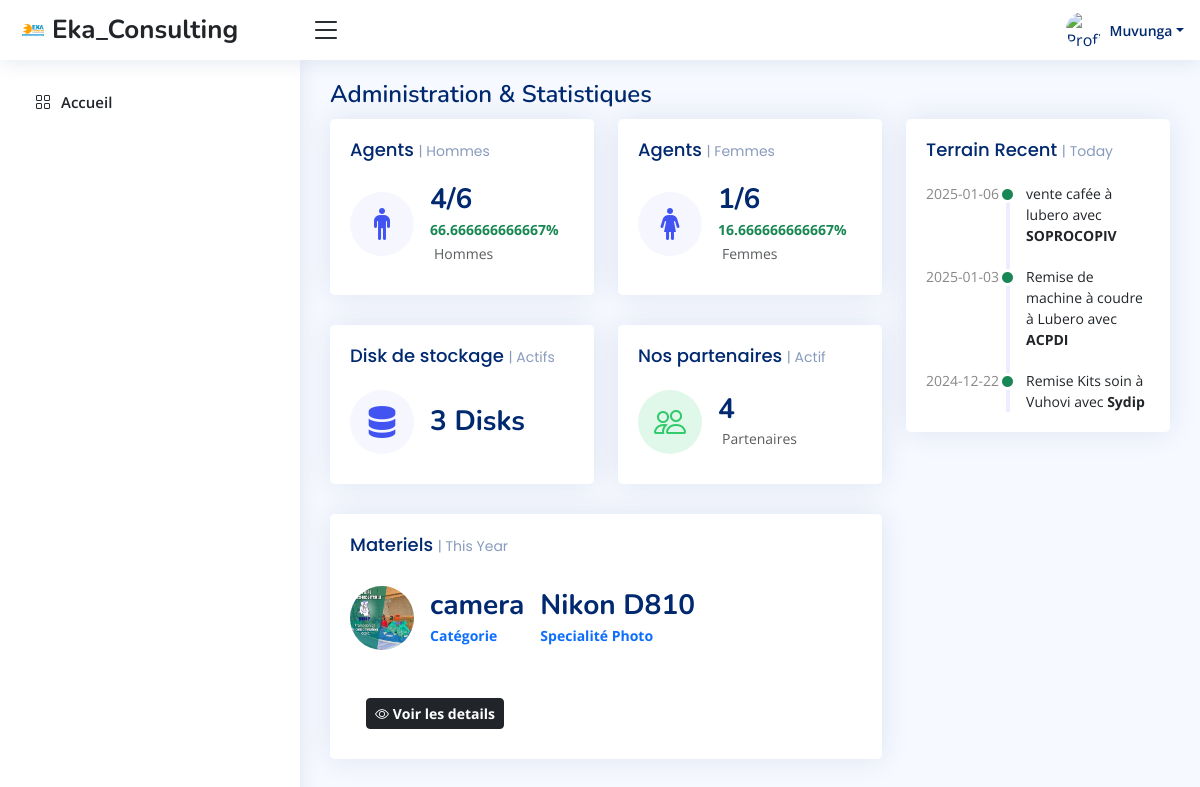
The app's page /views/index.php?Genre=Masculin (signed in) with its own data.
### tables this page shows
CREATE TABLE `materiel` (
  `id` int(11) NOT NULL,
  `nom` varchar(100) NOT NULL,
  `marque` varchar(100) NOT NULL,
  `specialite` varchar(100) NOT NULL,
  `categorie` int(11) NOT NULL,
  `photo` text NOT NULL,
  `statut` int(11) NOT NULL
);

CREATE TABLE `categorie` (
  `id` int(11) NOT NULL,
  `nom` varchar(100) NOT NULL,
  `statut` int(11) NOT NULL
);

CREATE TABLE `terrain` (
  `id` int(11) NOT NULL,
  `date` date NOT NULL,
  `description` text NOT NULL,
  `lieu` varchar(50) NOT NULL,
  `partenaire` int(11) NOT NULL,
  `statut` int(11) NOT NULL
);

CREATE TABLE `partenaire` (
  `id` int(11) NOT NULL,
  `Denomination` varchar(50) NOT NULL,
  `dateSignature` date NOT NULL,
  `adresse` text NOT NULL,
  `telephone` varchar(50) NOT NULL,
  `statut` int(11) NOT NULL
);

### models/select/select-Home.php (called while the page is built, shortened)
<?php
$statut = 0;
$getMatos = $connexion->prepare("SELECT `materiel`.*, categorie.nom as nomcat FROM materiel,categorie WHERE materiel.categorie=categorie.id AND materiel.statut=? ORDER BY `materiel`.`id` DESC");
$getMatos->execute([$statut]);
$getTotalAgent = $connexion->prepare("SELECT COUNT(*) AS TotalAgent FROM agents WHERE statut=?");
$getTotalAgent->execute([$statut]);
$AgentTotal = $getTotalAgent->fetch();
$TotalAgent=$AgentTotal["TotalAgent"];
$GenreHom="Masculin";
$getAgentHomme = $connexion->prepare("SELECT COUNT(*) AS TotalHomme FROM agents WHERE agents.genre = ? AND statut=?");
$getAgentHomme->execute([$GenreHom, $statut]);
$Homme = $getAgentHomme->fetch();
$TotalHomme=$Homme["TotalHomme"];
$PourcenHome=$TotalHomme/$TotalAgent*100;
$GenreFem="Feminin";
$getAgentFemme = $connexion->prepare("SELECT COUNT(*) AS TotalFemme FROM agents WHERE agents.genre = ? AND statut=?");
$getAgentFemme->execute([$GenreFem, $statut]);
$Femme = $getAgentFemme->fetch();
$TotalFemme=$Femme["TotalFemme"];
$PourcenFeme=$TotalFemme/$TotalAgent*100;
$getDisk = $connexion->prepare("SELECT COUNT(*) AS TotalDisk FROM disk WHERE statut=?");
$getDisk->execute([$statut]);
$Disk = $getDisk->fetch();
$TotalDisk=$Disk["TotalDisk"];
$getPartenaire = $connexion->prepare("SELECT COUNT(*) AS TotalPartenaire FROM partenaire WHERE statut=?");
$getPartenaire->execute([$statut]);
$partenaire = $getPartenaire->fetch();
$TotalPartenaire=$partenaire["TotalPartenaire"];
$getTerrain = $connexion->prepare("SELECT terrain.*, partenaire.Denomination FROM terrain, partenaire WHERE terrain.partenaire=partenaire.id AND terrain.statut=? ORDER BY date DESC LIMIT 10;");
$getTerrain->execute([$statut]);

### views/index.php (the view, shortened to what this page needs)
<?php
require_once('../connexion/connexion.php');
require_once('../models/select/select-Home.php');
?>
<!DOCTYPE html>
<html lang="en">
<head>
    <?php
    require_once('style.php');
    ?>
</head>
<body>
    <?php require_once('aside.php') ?>
    <main id="main" class="main">
        <div class="pagetitle">
            <h1>Administration & Statistiques</h1>
        </div>
        <section class="section dashboard">
            <div class="row">
                <div class="col-lg-8">
                    <div class="row">
                        <div class="col-xxl-4 col-md-6">
                            <div class="card info-card sales-card">
                                <div class="card-body">
                                    <h5 class="card-title">Agents <span>| Hommes</span></h5>
                                    <div class="d-flex align-items-center">
                                        <div class="card-icon rounded-circle d-flex align-items-center justify-content-center">
                                            <i class="bi bi-person-standing"></i>
                                        </div>
                                        <div class="ps-3">
                                            <h6><?= $TotalHomme . "/" . $TotalAgent ?></h6>
                                            <span class="text-success small pt-1 fw-bold"><?= $PourcenHome ?>%</span> <span class="text-muted small pt-2 ps-1">Hommes</span>
                                        </div>
                                    </div>
                                </div>
                            </div>
                        </div>
                        <div class="col-xxl-4 col-md-6">
                            <div class="card info-card sales-card">
                                <div class="card-body">
                                    <h5 class="card-title">Agents <span>| Femmes</span></h5>
                                    <div class="d-flex align-items-center">
                                        <div class="card-icon rounded-circle d-flex align-items-center justify-content-center">
                                            <i class="bi bi-person-standing-dress"></i>
                                        </div>
                                        <div class="ps-3">
                                            <h6><?= $TotalFemme . "/" . $TotalAgent ?></h6>
                                            <span class="text-success small pt-1 fw-bold"><?= $PourcenFeme ?>%</span> <span class="text-muted small pt-2 ps-1">Femmes</span>
                                        </div>
                                    </div>
                                </div>
                            </div>
                        </div>
                        <div class="col-xxl-4 col-md-6">
                            <div class="card info-card sales-card">
                                <div class="card-body">
                                    <h5 class="card-title">Disk de stockage <span>| Actifs</span></h5>
                                    <div class="d-flex align-items-center">
                                        <div class="card-icon rounded-circle d-flex align-items-center justify-content-center">
                                            <i class="bi bi-server"></i>
                                        </div>
                                        <div class="ps-3">
                                            <h6><?= $TotalDisk ?> Disks</h6>
                                        </div>
                                    </div>
                                </div>
                            </div>
                        </div>
                        <div class="col-xxl-4 col-md-6">
                            <div class="card info-card revenue-card">
                                <div class="card-body">
                                    <h5 class="card-title">Nos partenaires <span>| Actif</span></h5>
                                    <div class="d-flex align-items-center">
                                        <div class="card-icon rounded-circle d-flex align-items-center justify-content-center">
                                            <i class="bi bi-people"></i>
                                        </div>
                                        <div class="ps-3">
                                            <h6><?= $TotalPartenaire ?></h6>
                                            <span class="text-muted small pt-2 ps-1">Partenaires</span>
                                        </div>
                                    </div>
                                </div>
                            </div>
                        </div>
                        <div class="col-xxl-4 col-xl-12">
                            <div class="card info-card customers-card">
                                <div class="card-body">
                                    <h5 class="card-title">Materiels <span>| This Year</span></h5>
                                    <?php
                                    while ($materiel = $getMatos->fetch()) {
                                    ?>
                                        <div class="d-flex align-items-center pt-2">
                                            <div class="d-flex align-items-center justify-content-center">
                                                <img src="../assets/img/Matos/<?= $materiel["photo"] ?>" class="card-icon rounded-circle" width="60" height="60" alt="">
                                            </div>
                                            <div class="ps-3">
                                                <h6><?= $materiel["nomcat"] ?></h6>
                                                <span class="text-primary small pt-1 fw-bold">Catégorie</span>
                                            </div>
                                            <div class="ps-3">
                                                <h6><?= $materiel["marque"] . " " . $materiel["nom"] ?></h6>
                                                <span class="text-primary small pt-1 fw-bold">Specialité <?= $materiel["specialite"] ?></span>
                                            </div>
                                        </div>
                                    <?php
                                    }
                                    ?>
                                    <div class="d-flex align-items-center pt-5">
                                        <div class="ps-3">
                                            <a href="materiels-Details.php" class="btn btn-dark btn-sm small pt-1 fw-bold bi bi-eye"> Voir les details</a>
                                        </div>
                                    </div>
                                </div>
                            </div>
                        </div>
                    </div>
                </div>
                <div class="col-lg-4">
                    <div class="card">
                        <div class="card-body">
                            <h5 class="card-title">Terrain Recent <span>| Today</span></h5>
                            <div class="activity">
                                <?php
                                while ($Terrain = $getTerrain->fetch()) {
                                ?>
                                    <div class="activity-item d-flex">
                                        <div class="activite-label"><?= $Terrain["date"] ?></div>
                                        <i class='bi bi-circle-fill activity-badge text-success align-self-start'></i>
                                        <div class="activity-content">
                                            <?= $Terrain["description"] . " à " . $Terrain["lieu"] ?> avec<a href="#" class="fw-bold text-dark"> <?= $Terrain["Denomination"] ?></a>
                                        </div>
                                    </div>
                                <?php
                                }
                                ?>
                            </div>
                        </div>
                    </div>
                </div>
            </div>
        </section>
    </main>
</body>
</html>

### assets/css/style.css (style rules this page uses)
body { font-family: "Open Sans", sans-serif; background: #f6f9ff; color: #444444; }
a { color: #4154f1; text-decoration: none; }
h1, h2, h3, h4, h5, h6 { font-family: "Nunito", sans-serif; }
#main { margin-top: 60px; padding: 20px 30px; transition: all 0.3s; }
.pagetitle { margin-bottom: 10px; }
.pagetitle h1 { font-size: 24px; margin-bottom: 0; font-weight: 600; color: #012970; }
.card { margin-bottom: 30px; border: none; border-radius: 5px; box-shadow: 0px 0 30px rgba(1, 41, 112, 0.1); }
.card-title { padding: 20px 0 15px 0; font-size: 18px; font-weight: 500; color: #012970; font-family: "Poppins", sans-serif; }
.card-title span { color: #899bbd; font-size: 14px; font-weight: 400; }
.card-body { padding: 0 20px 20px 20px; }
@media (min-width: 1200px) { #main, #footer { margin-left: 300px; } }
.dashboard .info-card { padding-bottom: 10px; }
.dashboard .info-card h6 { font-size: 28px; color: #012970; font-weight: 700; margin: 0; padding: 0; }
.dashboard .card-icon { font-size: 32px; line-height: 0; width: 64px; height: 64px; flex-shrink: 0; flex-grow: 0; }
.dashboard .sales-card .card-icon { color: #4154f1; background: #f6f6fe; }
.dashboard .revenue-card .card-icon { color: #2eca6a; background: #e0f8e9; }
.dashboard .customers-card .card-icon { color: #ff771d; background: #ffecdf; }
.dashboard .activity { font-size: 14px; }
.dashboard .activity .activity-item .activite-label { color: #888; position: relative; flex-shrink: 0; flex-grow: 0; min-width: 64px; }
.dashboard .activity .activity-item .activite-label::before { content: ""; position: absolute; right: -11px; width: 4px; top: 0; bottom: 0; background-color: #eceefe; }
.dashboard .activity .activity-item .activity-badge { margin-top: 3px; z-index: 1; font-size: 11px; line-height: 0; border-radius: 50%; flex-shrink: 0; border: 3px solid #fff; flex-grow: 0; }
.dashboard .activity .activity-item .activity-content { padding-left: 10px; padding-bottom: 20px; }
.dashboard .activity .activity-item:first-child .activite-label::before { top: 5px; }
.dashboard .activity .activity-item:last-child .activity-content { padding-bottom: 0; }

### records on screen
materiel: photo (picture), categorie.nom "camera", marque "Nikon", nom "D810", specialite "Photo"
terrain: date "2025-01-06", description "vente cafée", lieu "lubero", partenaire.Denomination "SOPROCOPIV"
terrain: date "2025-01-03", description "Remise de machine à coudre", lieu "Lubero", partenaire.Denomination "ACPDI"
terrain: date "2024-12-22", description "Remise Kits soin", lieu "Vuhovi", partenaire.Denomination "Sydip"

### other values on screen
$_SESSION['noms'] "Muvunga"
$TotalHomme "4"
$TotalAgent "6"
$PourcenHome "66.666666666667"
$TotalFemme "1"
$PourcenFeme "16.666666666667"
$TotalDisk "3"
$TotalPartenaire "4"
